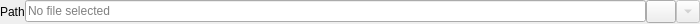
<?xml version="1.0" encoding="UTF-8"?>
<ui version="4.0">
 <class>Form</class>
 <widget class="QWidget" name="Form">
  <property name="geometry">
   <rect>
    <x>0</x>
    <y>0</y>
    <width>700</width>
    <height>24</height>
   </rect>
  </property>
  <property name="sizePolicy">
   <sizepolicy hsizetype="Expanding" vsizetype="Preferred">
    <horstretch>1</horstretch>
    <verstretch>0</verstretch>
   </sizepolicy>
  </property>
  <property name="windowTitle">
   <string>Form</string>
  </property>
  <layout class="QVBoxLayout" name="verticalLayout">
   <property name="spacing">
    <number>0</number>
   </property>
   <property name="sizeConstraint">
    <enum>QLayout::SetMinimumSize</enum>
   </property>
   <property name="leftMargin">
    <number>0</number>
   </property>
   <property name="topMargin">
    <number>0</number>
   </property>
   <property name="rightMargin">
    <number>0</number>
   </property>
   <property name="bottomMargin">
    <number>0</number>
   </property>
   <item>
    <layout class="QGridLayout" name="gridLayout" columnstretch="0,1,0,0" rowminimumheight="0" columnminimumwidth="0,100,30,0">
     <item row="0" column="0">
      <widget class="QLabel" name="lblMain">
       <property name="text">
        <string>Path</string>
       </property>
      </widget>
     </item>
     <item row="0" column="1">
      <widget class="FilesystemPathLineEdit" name="txtFilePath">
       <property name="placeholderText">
        <string>No file selected</string>
       </property>
       <property name="clearButtonEnabled">
        <bool>true</bool>
       </property>
      </widget>
     </item>
     <item row="0" column="2">
      <widget class="QToolButton" name="btnSelectFile">
       <property name="minimumSize">
        <size>
         <width>30</width>
         <height>22</height>
        </size>
       </property>
       <property name="text">
        <string/>
       </property>
       <property name="icon">
        <iconset theme="folder">
         <normaloff>.</normaloff>.</iconset>
       </property>
      </widget>
     </item>
     <item row="0" column="3">
      <widget class="QToolButton" name="btnAlternate">
       <property name="enabled">
        <bool>false</bool>
       </property>
       <property name="toolTip">
        <string>An alternative action</string>
       </property>
       <property name="text">
        <string/>
       </property>
       <property name="arrowType">
        <enum>Qt::DownArrow</enum>
       </property>
      </widget>
     </item>
    </layout>
   </item>
  </layout>
 </widget>
 <customwidgets>
  <customwidget>
   <class>FilesystemPathLineEdit</class>
   <extends>QLineEdit</extends>
   <header location="global">pyphocorehelpers.gui.Qt.InlineFilesystemPathSelectWidget.FilesystemPathLineEdit</header>
  </customwidget>
 </customwidgets>
 <resources/>
 <connections/>
</ui>
